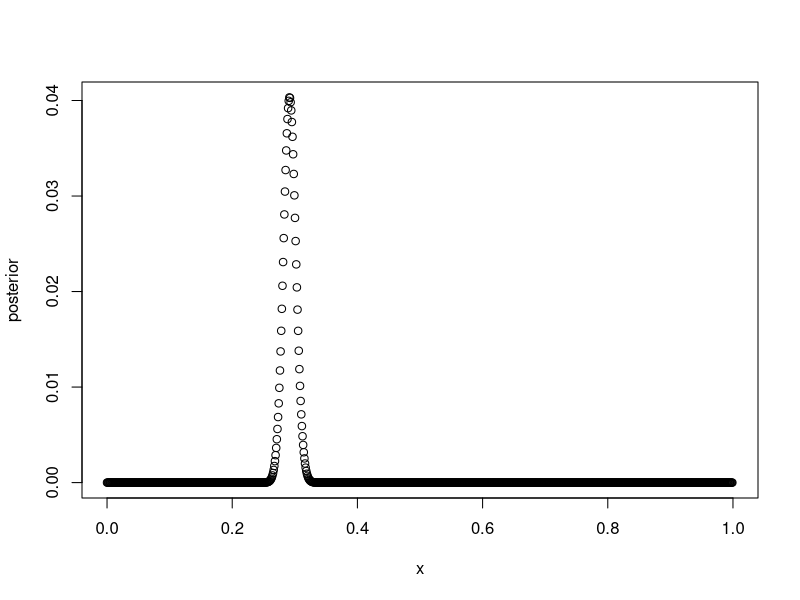
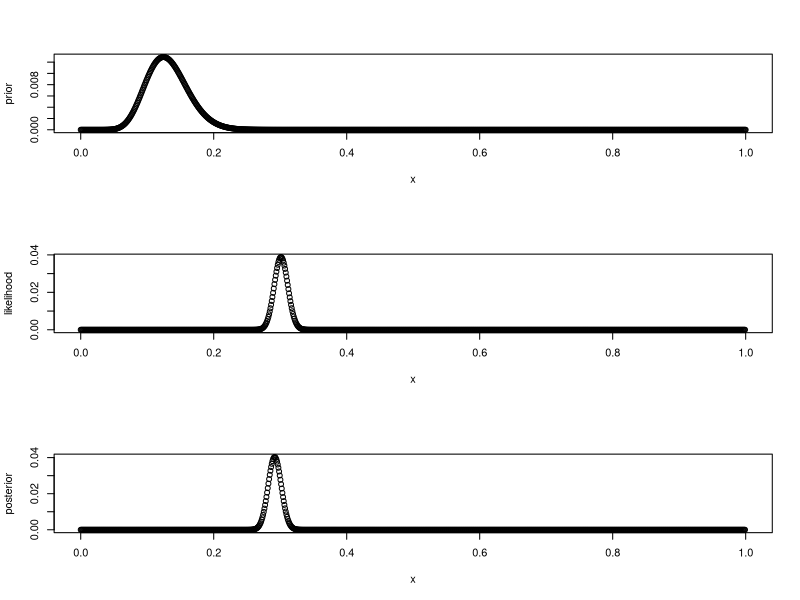

Reproduce these figures in R, in order.
datalen <- 2000
data <- rbinom(datalen,1,0.3)
#success= 0

###############prior, we think its 0.2
x<-seq(from=0,to=1,length.out=1000)

success<-15
fail<-100

prior_d_vis <- dbeta(x,success,fail)
#plot(x,prior_d_vis)

prior <- pbeta((x),success,fail) - pbeta((x-0.001),success,fail)
#plot(x,prior)

############likelihood
x_<-seq(from=0,to=2000,by=1)
likelihood_vis <- dbinom(x_,2000,0.2)
#plot(x_,likelihood_vis)

x_<-seq(from=0,to=2000,by=1)
likelihood_vis_p <- pbinom(x_,2000,0.2)-pbinom(x_-1,2000,0.2)
#plot(x_,likelihood_vis_p)


likelihood <- pbinom(sum(data),length(data),x)-pbinom(sum(data),length(data),(x+0.001))

#plot(x,likelihood)

#############posterior

posterior<- prior*likelihood
post_sum <- sum(posterior,na.rm = TRUE)

posterior <- posterior/post_sum
plot(x,posterior)


par(mfrow=c(3,1))
plot(x,prior)
plot(x,likelihood)
plot(x,posterior)
